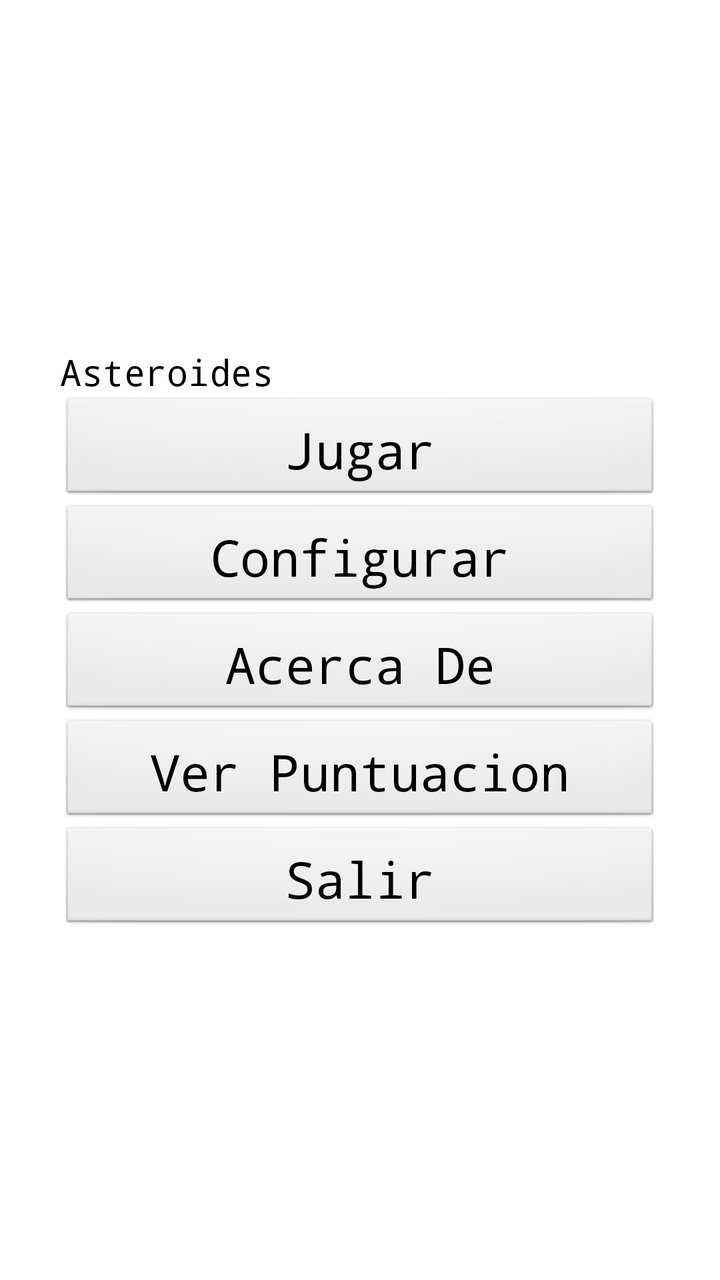
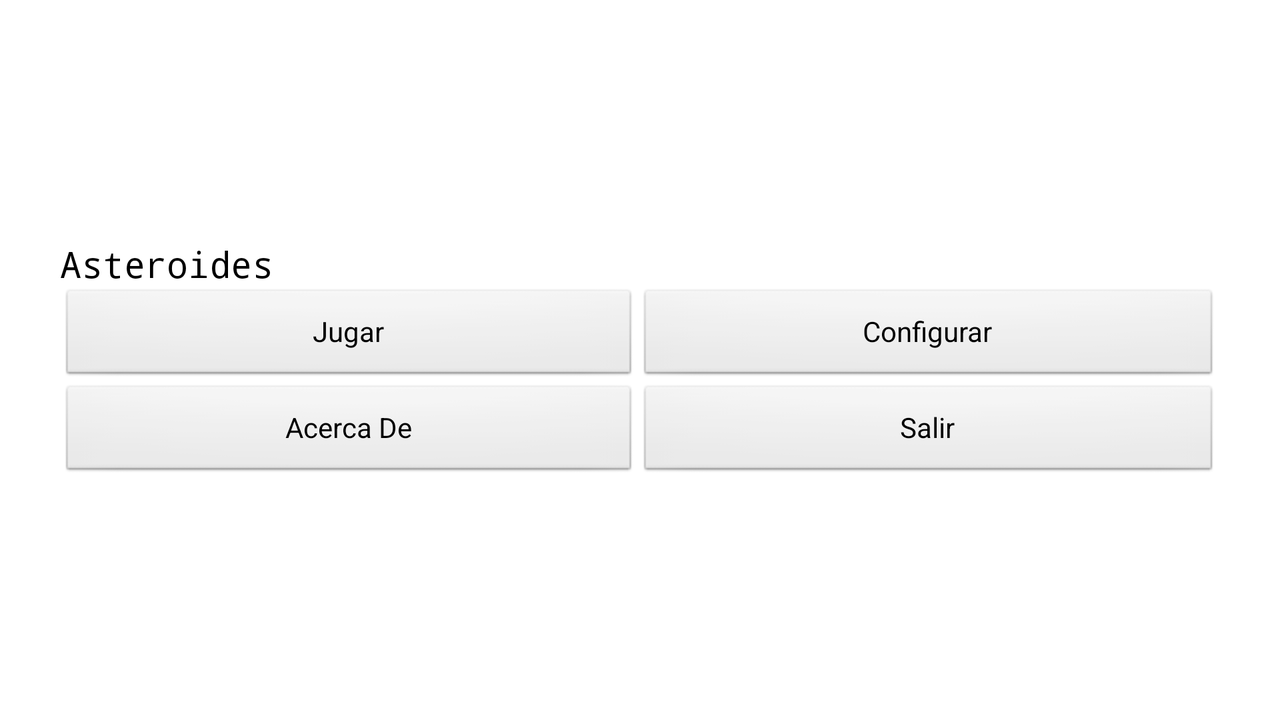

An Android layout and its configuration variant, each rendered on a device that would load it. The default file and the variant file are quoted in full after the pictures.
<!-- AndroidManifest.xml: application theme AppTheme -->
<!-- res/layout/activity_localizacion.xml -->
<LinearLayout xmlns:android="http://schemas.android.com/apk/res/android"
    xmlns:tools="http://schemas.android.com/tools"
    android:id="@+id/LinearLayout1"
    android:layout_width="fill_parent"
    android:layout_height="fill_parent"
    android:background="@drawable/degradado"
    android:gravity="center"
    android:orientation="vertical"
    android:padding="30dp"
    tools:context=".Localizacion" >

   

    <TextView
        android:id="@+id/textView1"
        style="@style/TextoAsteroides"
        android:text="@string/aplication_name" />

    <Button
        android:id="@+id/button1"
        style="@style/TextoAsteroides.botones"
        android:onClick="lanzarJuego"
        android:text="@string/game_play" />

    <Button
        android:id="@+id/button2"
        style="@style/TextoAsteroides.botones"
        android:onClick="lanzarPreferencias"
        android:text="@string/game_configure" />

    <Button
        android:id="@+id/button3"
        style="@style/TextoAsteroides.botones"
        android:onClick="lanzarAcercaDe"
        android:text="@string/game_info" />

    <Button
        android:id="@+id/button3"
        style="@style/TextoAsteroides.botones"
        android:onClick="lanzarPuntuaciones"
        android:text="@string/game_puntacion" />

    <Button
        android:id="@+id/button4"
        style="@style/TextoAsteroides.botones"
        android:text="@string/game_exit" />

</LinearLayout>
<!-- resources referenced by this layout -->
<resources>
  <string name="aplication_name">Asteroides</string>
  <string name="game_configure">Configurar</string>
  <string name="game_exit">Salir</string>
  <string name="game_info">Acerca De</string>
  <string name="game_play">Jugar</string>
  <string name="game_puntacion">Ver Puntuacion</string>
  <style name="TextoAsteroides" parent="@android:style/TextAppearance.Medium">
  		<item name="android:layout_width">fill_parent</item>
  		<item name="android:layout_height">wrap_content</item>
  		<item name="android:typeface">monospace</item>
      </style>
  <style name="TextoAsteroides.botones">
  		<item name="android:textSize">25sp</item>
  		<item name="android:padding">10dp</item>
      </style>
  <style name="AppTheme" parent="AppBaseTheme">
          
      </style>
  <style name="AppBaseTheme" parent="android:Theme.Light">
          
      </style>
</resources>
<!-- res/layout-land/activity_localizacion.xml (the author's variant of the layout above) -->
<!-- drawn on the phone turned sideways -->
<LinearLayout xmlns:android="http://schemas.android.com/apk/res/android"
    xmlns:tools="http://schemas.android.com/tools"
    android:id="@+id/LinearLayout1"
    android:layout_width="fill_parent"
    android:layout_height="fill_parent"
    android:gravity="center"
    android:orientation="vertical"
    android:padding="30dp"
    tools:context=".Localizacion" >

    <TextView
        android:id="@+id/textView1"
        style="@style/TextoAsteroides"
        android:text="@string/aplication_name" />

    <TableLayout
        android:layout_width="wrap_content"
        android:layout_height="wrap_content"
        android:gravity="center"
        android:stretchColumns="*" >

        <TableRow>

            <Button
                android:id="@+id/button1"
                android:layout_height="fill_parent"
                android:text="@string/game_play"
                android:onClick="lanzarJuego" />

            <Button
                android:id="@+id/button2"
                android:onClick="lanzarPreferencias"
                android:text="@string/game_configure" />
        </TableRow>

        <TableRow>

            <Button
                android:id="@+id/button3"
                android:onClick="lanzarAcercaDe"
                android:text="@string/game_info" />

            <Button
                android:id="@+id/button4"
                android:text="@string/game_exit" />
        </TableRow>
    </TableLayout>

</LinearLayout>
<!-- resources referenced by the variant -->
<!-- as the phone turned sideways resolves them -->
<resources>
  <string name="aplication_name">Asteroides</string>
  <string name="game_configure">Configurar</string>
  <string name="game_exit">Salir</string>
  <string name="game_info">Acerca De</string>
  <string name="game_play">Jugar</string>
  <style name="TextoAsteroides" parent="@android:style/TextAppearance.Medium">
  		<item name="android:layout_width">fill_parent</item>
  		<item name="android:layout_height">wrap_content</item>
  		<item name="android:typeface">monospace</item>
      </style>
  <style name="AppTheme" parent="AppBaseTheme">
          
      </style>
  <style name="AppBaseTheme" parent="android:Theme.Light">
          
      </style>
</resources>
